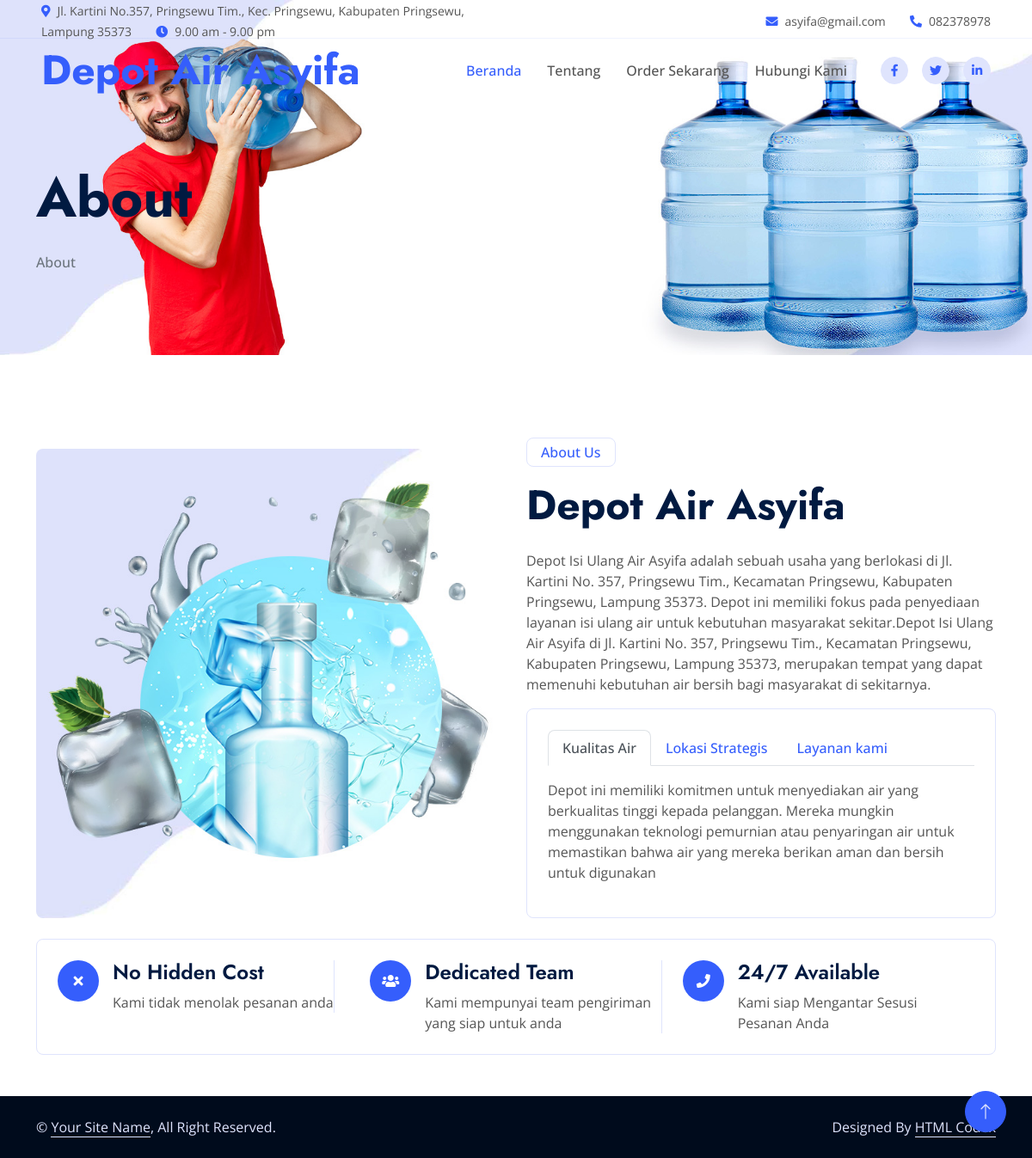
The page /halaman.php?aksi=tentang on the database its author committed.
### tables this page shows
CREATE TABLE `profil` (
  `id_profil` int(20) NOT NULL,
  `nama_app` varchar(100) NOT NULL,
  `tahun` varchar(250) NOT NULL,
  `nama` varchar(250) NOT NULL,
  `alias` varchar(350) NOT NULL,
  `alamat` text NOT NULL,
  `isi` text NOT NULL,
  `gambar` varchar(100) NOT NULL,
  `akabest` varchar(250) NOT NULL,
  `peta` text NOT NULL
);

### koneksi.php (called while the page is built, shortened)
<?php
$server = "localhost";
$username = "root";
$password = "";
$database = "db_depoair";
$koneksi = mysqli_connect($server,$username,$password) or die("Koneksi gagal");
mysqli_select_db($koneksi,$database) or die("Database tidak bisa dibuka");
$kontak_kami=mysqli_query($koneksi,"SELECT * FROM profil WHERE id_profil ='1'");
$k_k=mysqli_fetch_array($kontak_kami);
?>

### menu.php (the view, shortened to what this page needs)
<div class="container-fluid fixed-top px-0 wow fadeIn" data-wow-delay="0.1s">
        <div class="top-bar row gx-0 align-items-center d-none d-lg-flex">
            <div class="col-lg-6 px-5 text-start">
                <small><i class="fa fa-map-marker-alt text-primary me-2"></i><?php echo"$k_k[alamat]";?></small>
                <small class="ms-4"><i class="fa fa-clock text-primary me-2"></i>9.00 am - 9.00 pm</small>
            </div>
            <div class="col-lg-6 px-5 text-end">
                <small><i class="fa fa-envelope text-primary me-2"></i><?php echo"$k_k[alias]";?></small>
                <small class="ms-4"><i class="fa fa-phone-alt text-primary me-2"></i><?php echo"$k_k[tahun]";?></small>
            </div>
        </div>
        <nav class="navbar navbar-expand-lg navbar-light py-lg-0 px-lg-5 wow fadeIn" data-wow-delay="0.1s">
            <a href="index.php" class="navbar-brand ms-4 ms-lg-0">
                <h1 class="display-5 text-primary m-0"><?php echo"$k_k[nama]";?></h1>
            </a>
            <div class="collapse navbar-collapse" id="navbarCollapse">
                <div class="navbar-nav ms-auto p-4 p-lg-0">
                    <a href="index.php" class="nav-item nav-link active">Beranda</a>
                    <a href="halaman.php?aksi=tentang" class="nav-item nav-link">Tentang</a>
                    <?php if( $_SESSION['nama']==''){?>
											<a href="halaman.php?aksi=book" class="nav-item nav-link">Order Sekarang</a>
<?php }else{?>
	<a href="booking.php?aksi=produk" class="nav-item nav-link">Lihat Order</a>
	<?php }?>
                    <a href="halaman.php?aksi=hubungi" class="nav-item nav-link">Hubungi Kami</a>
                </div>
                <div class="d-none d-lg-flex ms-2">
                    <a class="btn btn-light btn-sm-square rounded-circle ms-3" href="">
                        <small class="fab fa-facebook-f text-primary"></small>
                    </a>
                    <a class="btn btn-light btn-sm-square rounded-circle ms-3" href="">
                        <small class="fab fa-twitter text-primary"></small>
                    </a>
                    <a class="btn btn-light btn-sm-square rounded-circle ms-3" href="">
                        <small class="fab fa-linkedin-in text-primary"></small>
                    </a>
                </div>
            </div>
        </nav>
    </div>

### halaman.php (shortened to what this page needs)
<?php
include "koneksi.php";
?>
<!DOCTYPE html>
<html lang="en">
<head>
    <link href="https://cdnjs.cloudflare.com/ajax/libs/font-awesome/5.10.0/css/all.min.css" rel="stylesheet">
    <link href="https://cdn.jsdelivr.net/npm/bootstrap-icons@1.4.1/font/bootstrap-icons.css" rel="stylesheet">
    <link href="tema/lib/animate/animate.min.css" rel="stylesheet">
    <link href="tema/lib/owlcarousel/assets/owl.carousel.min.css" rel="stylesheet">
    <link href="tema/css/bootstrap.min.css" rel="stylesheet">
    <link href="tema/css/style.css" rel="stylesheet">
    <link
      href="https://api.tiles.mapbox.com/mapbox-gl-js/v2.14.1/mapbox-gl.css"
      rel="stylesheet"
    />
    <link rel="stylesheet"  href="https://api.mapbox.com/mapbox-gl-js/plugins/mapbox-gl-geocoder/v4.7.0/mapbox-gl-geocoder.css" type="text/css"/>
</head>
<body>
    <?php include"menu.php";?>
    <div class="container-fluid page-header mb-5 wow fadeIn" data-wow-delay="0.1s">
        <div class="container">
            <h1 class="display-3 mb-4 animated slideInDown">About</h1>
            <nav aria-label="breadcrumb animated slideInDown">
                <ol class="breadcrumb mb-0">
                    <li class="breadcrumb-item active" aria-current="page">About</li>
                </ol>
            </nav>
        </div>
    </div>
    <?php include"prohal.php";?>
    <div class="container-fluid copyright py-4">
        <div class="container">
            <div class="row">
                <div class="col-md-6 text-center text-md-start mb-3 mb-md-0">
                    &copy; <a class="border-bottom" href="#">Your Site Name</a>, All Right Reserved.
                </div>
                <div class="col-md-6 text-center text-md-end">
                    Designed By <a class="border-bottom" href="https://htmlcodex.com">HTML Codex</a>
                </div>
            </div>
        </div>
    </div>
    <a href="#" class="btn btn-lg btn-primary btn-lg-square rounded-circle back-to-top"><i class="bi bi-arrow-up"></i></a>
</body>
</html>

### prohal.php (shortened to what this page needs)
<?php
 if($_GET['aksi']=='tentang'){ ?>
<div class="container-xxl py-5">
        <div class="container">
            <div class="row g-4 align-items-end mb-4">
                <div class="col-lg-6 wow fadeInUp" data-wow-delay="0.1s">
                    <img class="img-fluid rounded" src="tema/img/about.jpg">
                </div>
                <div class="col-lg-6 wow fadeInUp" data-wow-delay="0.3s">
                    <p class="d-inline-block border rounded text-primary fw-semi-bold py-1 px-3">About Us</p>
                    <h1 class="display-5 mb-4"><?php echo"$k_k[nama]";?></h1>
                    <p class="mb-4"><?php echo"$k_k[isi]";?></p>
                    <div class="border rounded p-4">
                        <nav>
                            <div class="nav nav-tabs mb-3" id="nav-tab" role="tablist">
                                <button class="nav-link fw-semi-bold active" id="nav-story-tab" data-bs-toggle="tab" data-bs-target="#nav-story" type="button" role="tab" aria-controls="nav-story" aria-selected="true">Kualitas Air</button>
                                <button class="nav-link fw-semi-bold" id="nav-mission-tab" data-bs-toggle="tab" data-bs-target="#nav-mission" type="button" role="tab" aria-controls="nav-mission" aria-selected="false">Lokasi Strategis</button>
                                <button class="nav-link fw-semi-bold" id="nav-vision-tab" data-bs-toggle="tab" data-bs-target="#nav-vision" type="button" role="tab" aria-controls="nav-vision" aria-selected="false">Layanan kami</button>
                            </div>
                        </nav>
                        <div class="tab-content" id="nav-tabContent">
                            <div class="tab-pane fade show active" id="nav-story" role="tabpanel" aria-labelledby="nav-story-tab">
                                <p>Depot ini memiliki komitmen untuk menyediakan air yang berkualitas tinggi kepada pelanggan. Mereka mungkin menggunakan teknologi pemurnian atau penyaringan air untuk memastikan bahwa air yang mereka berikan aman dan bersih untuk digunakan</p>
                            </div>
                        </div>
                    </div>
                </div>
            </div>
            <div class="border rounded p-4 wow fadeInUp" data-wow-delay="0.1s">
                <div class="row g-4">
                    <div class="col-lg-4 wow fadeIn" data-wow-delay="0.1s">
                        <div class="h-100">
                            <div class="d-flex">
                                <div class="flex-shrink-0 btn-lg-square rounded-circle bg-primary">
                                    <i class="fa fa-times text-white"></i>
                                </div>
                                <div class="ps-3">
                                    <h4>No Hidden Cost</h4>
                                    <span>Kami tidak menolak pesanan anda</span>
                                </div>
                            </div>
                        </div>
                    </div>
                    <div class="col-lg-4 wow fadeIn" data-wow-delay="0.3s">
                        <div class="h-100">
                            <div class="d-flex">
                                <div class="flex-shrink-0 btn-lg-square rounded-circle bg-primary">
                                    <i class="fa fa-users text-white"></i>
                                </div>
                                <div class="ps-3">
                                    <h4>Dedicated Team</h4>
                                    <span>Kami mempunyai team pengiriman yang siap untuk anda</span>
                                </div>
                            </div>
                        </div>
                    </div>
                    <div class="col-lg-4 wow fadeIn" data-wow-delay="0.5s">
                        <div class="h-100">
                            <div class="d-flex">
                                <div class="flex-shrink-0 btn-lg-square rounded-circle bg-primary">
                                    <i class="fa fa-phone text-white"></i>
                                </div>
                                <div class="ps-3">
                                    <h4>24/7 Available</h4>
                                    <span>Kami siap Mengantar Sesusi Pesanan Anda</span>
                                </div>
                            </div>
                        </div>
                    </div>
                </div>
            </div>
        </div>
    </div>
<?php }
 elseif ($_GET['aksi'] == 'inputkonsumen') {
 } ?>

### tema/css/style.css (style rules this page uses)
:root { --primary: #355EFC; --secondary: #E93C05; --tertiary: #555555; --light: #DFE4FD; --dark: #011A41; }
.back-to-top { position: fixed; display: none; right: 30px; bottom: 30px; z-index: 99; }
h1, .h1, h2, .h2, .fw-bold { font-weight: 700 !important; }
h3, .h3, h4, .h4, .fw-medium { font-weight: 600 !important; }
h5, .h5, h6, .h6, .fw-semi-bold { font-weight: 500 !important; }
.btn { transition: .5s; font-weight: 500; }
.btn-primary, .btn-outline-primary:hover { color: var(--light); }
.btn-sm-square { width: 32px; height: 32px; }
.btn-lg-square { width: 48px; height: 48px; }
.btn-square, .btn-sm-square, .btn-lg-square { padding: 0; display: flex; align-items: center; justify-content: center; font-weight: normal; }
.fixed-top { transition: .5s; }
.top-bar { height: 45px; border-bottom: 1px solid rgba(53, 94, 252, .07); }
.navbar .navbar-nav .nav-link { padding: 25px 15px; color: var(--tertiary); font-weight: 500; outline: none; }
.navbar .navbar-nav .nav-link:hover, .navbar .navbar-nav .nav-link.active { color: var(--primary); }
.page-header { padding-top: 12rem; padding-bottom: 6rem; background: url(../img/header.jpg) top left no-repeat; background-size: cover; }
.page-header .breadcrumb-item, .page-header .breadcrumb-item a { font-weight: 500; }
.copyright { color: var(--light); background: #000B1C; }
.copyright a { color: var(--light); }

### halaman.php (style rules this page uses)
body { margin: 0; padding: 0; }

### rows shown on the page
profil: alamat "Jl. Kartini No.357, Pringsewu Tim., Kec. Pringsewu, Kabupaten Pringsewu, Lampung 35373", alias "asyifa@gmail.com", tahun "082378978", nama "Depot Air Asyifa", isi "Depot Isi Ulang Air Asyifa adalah sebuah usaha yang berlokasi di Jl. Kartini No. 357, Pringsewu Tim., Kecamatan Pringsewu, Kabupaten Pringsewu, Lampung 35373. Depot ini memiliki fokus pada penyediaan layanan isi ulang air untuk kebutuhan masyarakat sekitar.Depot Isi Ulang Air Asyifa di Jl. Kartini No. 357, Pringsewu Tim., Kecamatan Pringsewu, Kabupaten Pringsewu, Lampung 35373, merupakan tempat yang dapat memenuhi kebutuhan air bersih bagi masyarakat di sekitarnya."
